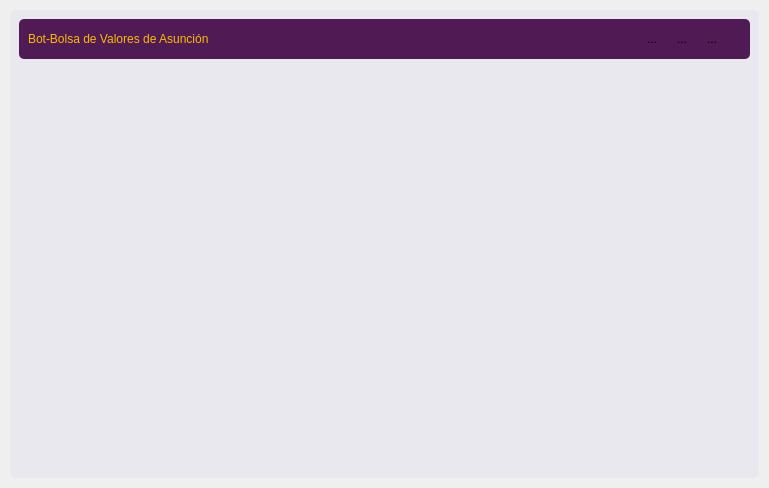
<?xml version="1.0" encoding="UTF-8"?>
<ui version="4.0">
 <class>resultados</class>
 <widget class="QWidget" name="resultados">
  <property name="geometry">
   <rect>
    <x>0</x>
    <y>0</y>
    <width>769</width>
    <height>488</height>
   </rect>
  </property>
  <property name="windowTitle">
   <string>Form</string>
  </property>
  <property name="styleSheet">
   <string notr="true">border-radius: 5px;</string>
  </property>
  <layout class="QVBoxLayout" name="verticalLayout">
   <property name="spacing">
    <number>0</number>
   </property>
   <property name="leftMargin">
    <number>0</number>
   </property>
   <property name="topMargin">
    <number>0</number>
   </property>
   <property name="rightMargin">
    <number>0</number>
   </property>
   <property name="bottomMargin">
    <number>0</number>
   </property>
   <item>
    <widget class="QFrame" name="central_frame">
     <property name="frameShape">
      <enum>QFrame::StyledPanel</enum>
     </property>
     <property name="frameShadow">
      <enum>QFrame::Raised</enum>
     </property>
     <layout class="QVBoxLayout" name="shadow_layout">
      <property name="spacing">
       <number>0</number>
      </property>
      <property name="leftMargin">
       <number>10</number>
      </property>
      <property name="topMargin">
       <number>10</number>
      </property>
      <property name="rightMargin">
       <number>10</number>
      </property>
      <property name="bottomMargin">
       <number>10</number>
      </property>
      <item>
       <widget class="QFrame" name="background_frame">
        <property name="styleSheet">
         <string notr="true">background-color: rgb(233, 232, 238)</string>
        </property>
        <property name="frameShape">
         <enum>QFrame::StyledPanel</enum>
        </property>
        <property name="frameShadow">
         <enum>QFrame::Raised</enum>
        </property>
        <layout class="QVBoxLayout" name="verticalLayout_2">
         <item>
          <widget class="QFrame" name="top_bar_frame">
           <property name="minimumSize">
            <size>
             <width>0</width>
             <height>39</height>
            </size>
           </property>
           <property name="maximumSize">
            <size>
             <width>16777215</width>
             <height>40</height>
            </size>
           </property>
           <property name="styleSheet">
            <string notr="true">background-color: rgb(80, 27, 85)</string>
           </property>
           <property name="frameShape">
            <enum>QFrame::StyledPanel</enum>
           </property>
           <property name="frameShadow">
            <enum>QFrame::Raised</enum>
           </property>
           <layout class="QHBoxLayout" name="horizontalLayout">
            <item>
             <widget class="QLabel" name="title_label">
              <property name="styleSheet">
               <string notr="true">color: rgb(251, 186, 0)</string>
              </property>
              <property name="text">
               <string>Bot-Bolsa de Valores de Asunción</string>
              </property>
             </widget>
            </item>
            <item alignment="Qt::AlignVCenter">
             <widget class="QFrame" name="button_holder_frame">
              <property name="minimumSize">
               <size>
                <width>0</width>
                <height>30</height>
               </size>
              </property>
              <property name="maximumSize">
               <size>
                <width>110</width>
                <height>16777215</height>
               </size>
              </property>
              <property name="frameShape">
               <enum>QFrame::StyledPanel</enum>
              </property>
              <property name="frameShadow">
               <enum>QFrame::Raised</enum>
              </property>
              <widget class="QToolButton" name="minimize_button">
               <property name="geometry">
                <rect>
                 <x>10</x>
                 <y>0</y>
                 <width>22</width>
                 <height>22</height>
                </rect>
               </property>
               <property name="text">
                <string>...</string>
               </property>
               <property name="icon">
                <iconset>
                 <normaloff>../assets/icons/minimize-window.png</normaloff>../assets/icons/minimize-window.png</iconset>
               </property>
               <property name="iconSize">
                <size>
                 <width>25</width>
                 <height>25</height>
                </size>
               </property>
              </widget>
              <widget class="QToolButton" name="restore_button">
               <property name="geometry">
                <rect>
                 <x>40</x>
                 <y>0</y>
                 <width>22</width>
                 <height>22</height>
                </rect>
               </property>
               <property name="text">
                <string>...</string>
               </property>
               <property name="icon">
                <iconset>
                 <normaloff>../assets/icons/restore-window.png</normaloff>../assets/icons/restore-window.png</iconset>
               </property>
               <property name="iconSize">
                <size>
                 <width>25</width>
                 <height>25</height>
                </size>
               </property>
              </widget>
              <widget class="QToolButton" name="close_button">
               <property name="geometry">
                <rect>
                 <x>70</x>
                 <y>0</y>
                 <width>22</width>
                 <height>22</height>
                </rect>
               </property>
               <property name="text">
                <string>...</string>
               </property>
               <property name="icon">
                <iconset>
                 <normaloff>../assets/icons/close-window.png</normaloff>../assets/icons/close-window.png</iconset>
               </property>
               <property name="iconSize">
                <size>
                 <width>25</width>
                 <height>25</height>
                </size>
               </property>
              </widget>
              <widget class="QToolButton" name="maximize_button">
               <property name="geometry">
                <rect>
                 <x>40</x>
                 <y>0</y>
                 <width>22</width>
                 <height>22</height>
                </rect>
               </property>
               <property name="text">
                <string>...</string>
               </property>
               <property name="icon">
                <iconset>
                 <normaloff>../assets/icons/maximize-window.png</normaloff>../assets/icons/maximize-window.png</iconset>
               </property>
               <property name="iconSize">
                <size>
                 <width>25</width>
                 <height>25</height>
                </size>
               </property>
              </widget>
             </widget>
            </item>
           </layout>
          </widget>
         </item>
         <item>
          <widget class="QFrame" name="content_frame">
           <property name="frameShape">
            <enum>QFrame::StyledPanel</enum>
           </property>
           <property name="frameShadow">
            <enum>QFrame::Raised</enum>
           </property>
           <layout class="QVBoxLayout" name="verticalLayout_6">
            <item>
             <layout class="QVBoxLayout" name="verticalLayout_4">
              <item>
               <widget class="QTableWidget" name="tabla">
                <property name="sizeAdjustPolicy">
                 <enum>QAbstractScrollArea::AdjustToContents</enum>
                </property>
                <property name="dragDropOverwriteMode">
                 <bool>false</bool>
                </property>
               </widget>
              </item>
             </layout>
            </item>
           </layout>
          </widget>
         </item>
        </layout>
       </widget>
      </item>
     </layout>
    </widget>
   </item>
  </layout>
 </widget>
 <resources/>
 <connections/>
</ui>
